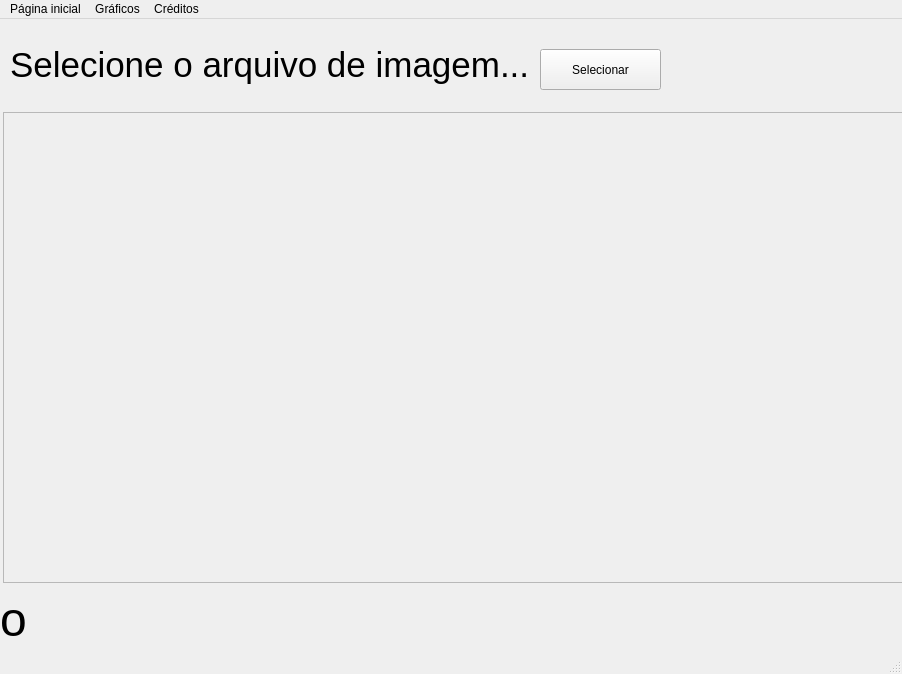
<?xml version="1.0" encoding="UTF-8"?>
<ui version="4.0">
 <class>MainWindow</class>
 <widget class="QMainWindow" name="MainWindow">
  <property name="geometry">
   <rect>
    <x>0</x>
    <y>0</y>
    <width>902</width>
    <height>674</height>
   </rect>
  </property>
  <property name="contextMenuPolicy">
   <enum>Qt::DefaultContextMenu</enum>
  </property>
  <property name="windowTitle">
   <string>Início</string>
  </property>
  <widget class="QWidget" name="centralwidget">
   <widget class="QLabel" name="label">
    <property name="geometry">
     <rect>
      <x>10</x>
      <y>10</y>
      <width>521</width>
      <height>71</height>
     </rect>
    </property>
    <property name="font">
     <font>
      <pointsize>26</pointsize>
     </font>
    </property>
    <property name="text">
     <string>Selecione o arquivo de imagem...</string>
    </property>
   </widget>
   <widget class="QPushButton" name="pushButton">
    <property name="geometry">
     <rect>
      <x>540</x>
      <y>30</y>
      <width>121</width>
      <height>41</height>
     </rect>
    </property>
    <property name="text">
     <string>Selecionar</string>
    </property>
   </widget>
   <widget class="QFrame" name="frame">
    <property name="geometry">
     <rect>
      <x>3</x>
      <y>93</y>
      <width>901</width>
      <height>471</height>
     </rect>
    </property>
    <property name="frameShape">
     <enum>QFrame::StyledPanel</enum>
    </property>
    <property name="frameShadow">
     <enum>QFrame::Raised</enum>
    </property>
   </widget>
   <widget class="QLabel" name="label_2">
    <property name="geometry">
     <rect>
      <x>0</x>
      <y>570</y>
      <width>901</width>
      <height>61</height>
     </rect>
    </property>
    <property name="font">
     <font>
      <pointsize>36</pointsize>
     </font>
    </property>
    <property name="text">
     <string>o</string>
    </property>
   </widget>
  </widget>
  <widget class="QMenuBar" name="menubar">
   <property name="geometry">
    <rect>
     <x>0</x>
     <y>0</y>
     <width>902</width>
     <height>22</height>
    </rect>
   </property>
   <widget class="QMenu" name="menuP_gina_inicial">
    <property name="title">
     <string>Página inicial</string>
    </property>
   </widget>
   <widget class="QMenu" name="menuCr_ditos">
    <property name="title">
     <string>Créditos</string>
    </property>
    <addaction name="separator"/>
   </widget>
   <widget class="QMenu" name="menuGr_ficos">
    <property name="title">
     <string>Gráficos</string>
    </property>
   </widget>
   <addaction name="menuP_gina_inicial"/>
   <addaction name="menuGr_ficos"/>
   <addaction name="menuCr_ditos"/>
  </widget>
  <widget class="QStatusBar" name="statusbar"/>
 </widget>
 <resources/>
 <connections/>
</ui>
